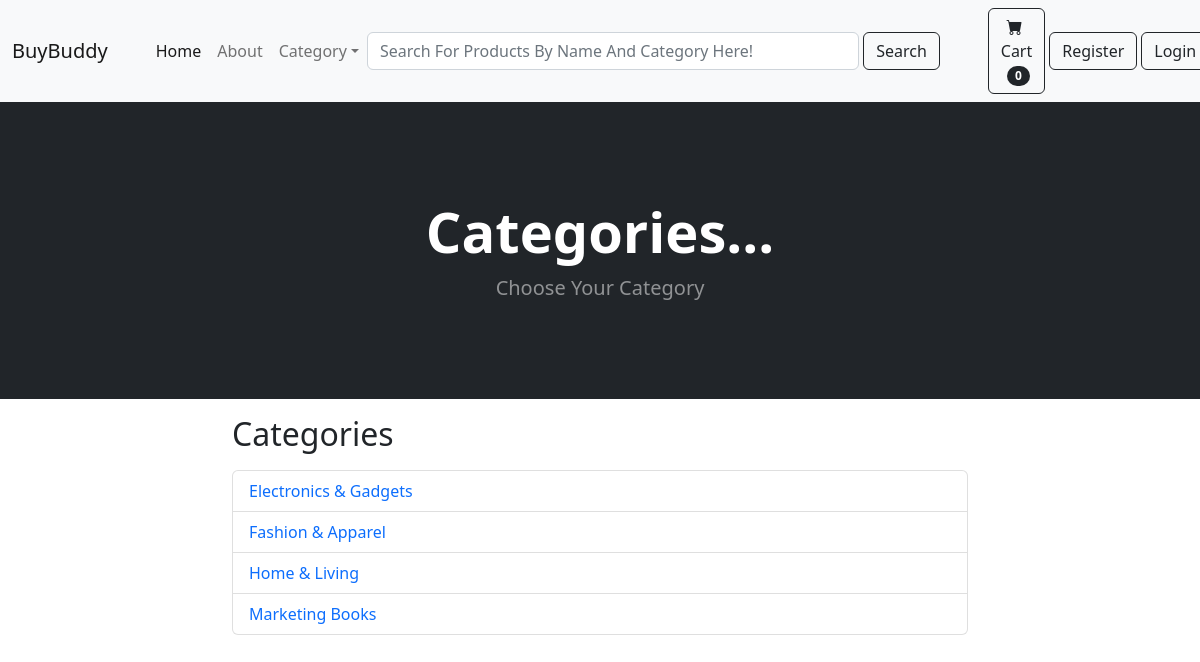
The app's page /category_summary/ with its own data.
### shop/models.py (models this page shows)
class Category(models.Model):
    name = models.CharField(max_length=50)
    def __str__(self):
        return self.name
    class Meta:
        verbose_name_plural = "Categories"

### shop/views.py (the view)
# urls.py: path('category_summary/', views.category_summary, name='category_summary'),
def category_summary(request):
    categories = Category.objects.all()
    return render(request, 'category_summary.html', {'categories': categories})

### cart/cart.py (called while the page is built)
    def __len__(self):
        return len(self.cart)

### cart/context_processors.py (called while the page is built)
def cart(request):
    return {'cart': Cart(request)}

### shop/templates/category_summary.html (shortened to what this page needs)
{% extends 'base.html' %}
{% block content %}
<header class="bg-dark py-5">
   <div class="container px-4 px-lg-5 my-5">
      <div class="text-center text-white">
        <h1 class="display-4 fw-bolder">Categories...</h1>
        <p class="lead fw-normal text-white-50 mb-0">Choose Your Category</p>
      </div>
   </div>
</header>
<div class="container">
   <div class="row justify-content-center">
      <div class="col-md-8 mt-3 mb-5">
        <h2 class="mb-3">Categories</h2>
        <ul class="list-group">
           {% for category in categories %}
           <li class="list-group-item">
              <a href="{% url 'category' category %}" class="text-decoration-none">{{ category }}</a>
           </li>
           {% endfor %}
        </ul>
      </div>
   </div>
</div>
{% endblock %}

### records on screen
Category: name "Electronics & Gadgets"
Category: name "Fashion & Apparel"
Category: name "Home & Living"
Category: name "Marketing Books"

### other values on screen
{{ cart|length }} "0"
